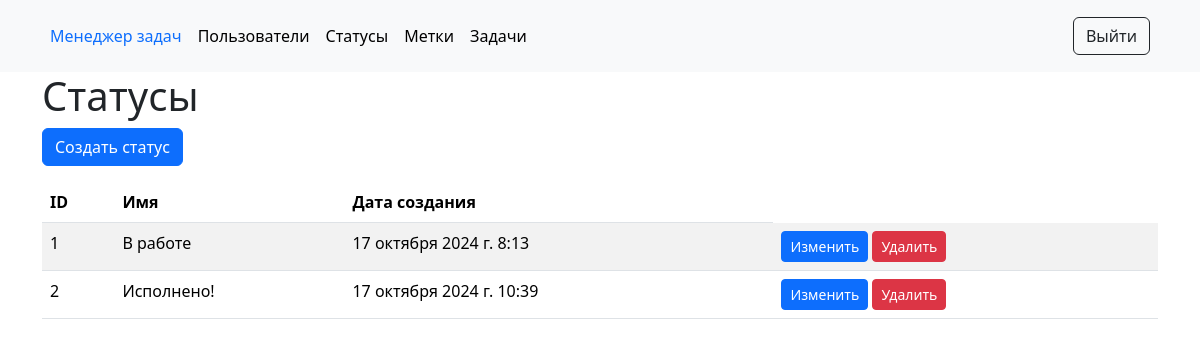
/statuses/ (signed in), run on an earlier commit of the app's database.
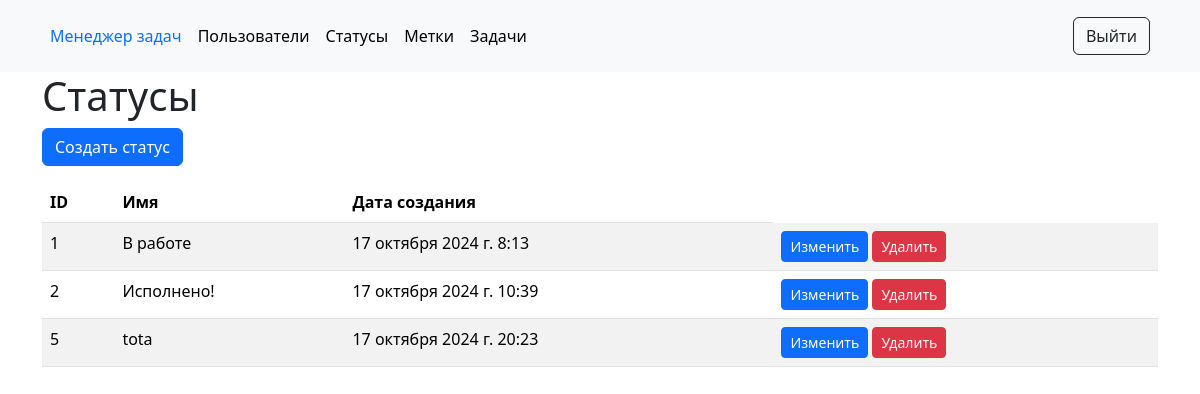
And on a later commit of the database.
### task_manager/statuses/models.py (models this page shows, shortened)
class Status(models.Model):
    name = models.CharField(max_length=255,
                            unique=True,
                            verbose_name=gettext("Name"))
    created_at = models.DateTimeField(auto_now_add=True)

### task_manager/statuses/views.py (the view)
# urls.py: path('', views.statuses_list, name='statuses_list'),
@login_required
def statuses_list(request):
    statuses = Status.objects.all()
    return render(request,
                  'statuses/statuses_list.html',
                  {'statuses': statuses})

### task_manager/templates/statuses/statuses_list.html
{% extends "base.html" %}
{% load i18n %}
{% block content %}
<div class="container">
    <h1>{% translate "Statuses" %}</h1>
    <a href="{% url 'status_create' %}" class="btn btn-primary">{% translate "Create status" %}</a>
    <table class="table table-striped mt-3">
        <thead>
            <tr>
                <th>ID</th>
                <th>{% translate "Name" %}</th>
                <th>{% translate "Creation date" %}</th>
            </tr>
        </thead>
        <tbody>
            {% for status in statuses %}
                <tr>
                    <td>{{ status.id }}</td>
                    <td>{{ status.name }}</td>
                    <td>{{ status.created_at }}</td>
                    <td>
                        <a href="{% url 'status_update' status.id %}" class="btn btn-primary btn-sm">{% translate "Edit" %}</a>
                        <a href="{% url 'status_delete' status.id %}" class="btn btn-danger btn-sm">{% translate "Delete" %}</a>
                    </td>
                </tr>
            {% endfor %}
        </tbody>
    </table>
</div>
{% endblock %}

What changed in the data, as far as the page shows it:
added Status: id "5", name "tota", created_at "17 октября 2024 г. 20:23"
